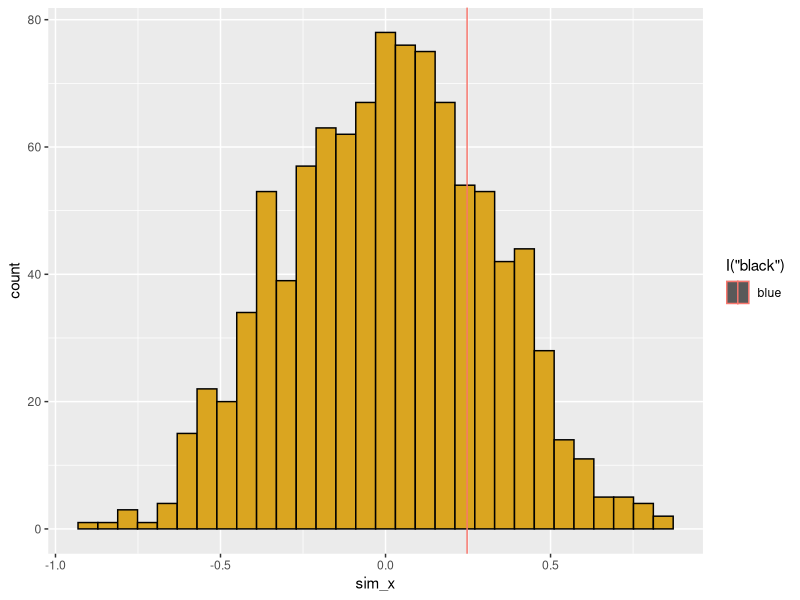

Write R code to recreate this figure.
# ------------------------------------------------------
# Randomization Tests
# 05 May 2021
# Sarah K. Morris
# ------------------------------------------------------
#
# statistical p is the probability of obtaining the observed
# results (or something more extreme) if the null hyp were true 
# p(data|H0)

# null hypothesis is hypothesis of 'no effect'
# variation is caused by measured error or other 
# unspecified (and less important) sources of variation

# two advantages of randomization tests
# relaxes assumptions of standard parametric tests 
# (normality, balanced sample sizes, common variance)
# & gives more intuitive understanding of statistical probability

# Steps in a randomization test---------------------------

# 1. Define a metric X as a single number 
# to represent pattern that we are interested in
# i.e. F stat in an ANOVA (or sum of squares metric)
# has to be a single number

# 2. Calculate X(obs)
# the metric for the empirical (=observed) data that we start with

# 3. randomize or reshuffle the data. Randomize in a way that would uncouple the association b/n observed data and their assignment to treatment groups. Ideally the randomization only effects the pattern of treatment effects in the data. Other aspects of the data (i.e. sample sizes) are preserved in the randomization. Simulate the null hypothesis

# 4. For this single randomization, calculate X(sim)
# if the null hyp is true, then X(sim) should be similar to X(obs)

# 5. Repeat steps (3) & (4) many times (typically n=1000). 
# This will let us visualize as a histogram the distribution of X(sim); distribution of X values when the null hypothesis is true

# 6. Estimate the tail probability of the observed metric (or something more extreme) given the null distribution (p(X(obs)|H0).

# Preliminaries -----------------------------------

library(ggplot2)
library(TeachingDemos)

# random number generator we've been using is pseudorandom
# algorithm that generates a sequence of numbers that appear as if they were random

set.seed(100) # will allow for same values - sets initial random values

# char2seed takes any character string and converts it to a seed
char2seed("espresso withdrawal")   

char2seed("espresso withdrawal", set=FALSE)
  
Sys.time()
as.numeric(Sys.time())  # time in seconds or milliseconds maybe
my_seed <- as.numeric(Sys.time())
set.seed(my_seed)  
  
char2seed("espresso withdrawal") 

# create treatment groups
trt_group <- c(rep("Control",4),rep("Treatment",5))
# always a good idea to keep sample sizes NOT symmetrical   
  
# create response variable
z <- c(runif(4) + 1, runif(5) + 10)

# combine vectors into a dataframe
df <- data.frame(trt=trt_group, res=z) 
print(df)

# look at means in the 2 groups
obs <- tapply(df$res, df$trt, mean)
# tapply takes 1) thing you want to look at, 2) groups, 3) command to run
print(obs)

# time to reshuffle the dataset
# create a simulated dataset
# set up a new dataframe
df_sim <- df
# sample function changes ordering position of values
df_sim$res <- sample(df_sim$res)
print(df_sim)
 
# look at mean in 2 groups of randomized data
sim <- tapply(df_sim$res, df_sim$trt, mean)
print(sim)

# build functions -----------------------------------

# ------------------------------------------------------
# FUNCTION read_data
# description: read in (or generate) data set for analysis  
# inputs: file name (or nothing)
# outputs: 3 column dataframe of observed data (ID,x,y)
########################################################
read_data <- function(z=NULL) {
  if(is.null(z)){
    x_obs <- 1:20
    y_obs <- x_obs + 10*rnorm(20)
    df <- data.frame(ID=seq_along(x_obs),x_obs, y_obs)}
  
  #df <- read.table(file=z, header=TRUE, stringsAsFactors = FALSE)
  return(df)
  
} # end of read_data
# ------------------------------------------------------
# read_data() # test function 

# ------------------------------------------------------
# FUNCTION get_metric
# description: calculate metric for randomization test
# inputs: 2 column dataframe for regression
# outputs: regression slope
########################################################
get_metric <- function(z=NULL) {
  if(is.null(z)){
    x_obs <- 1:20
    y_obs <- x_obs + 10*rnorm(20)
    z <- data.frame(ID=seq_along(x_obs),x_obs, y_obs)}
  
  . <- lm(z[,3]~z[,2])
  . <- summary(.)
  . <- .$coefficients[2,1]
  
  slope <- .
  return(slope)
  
} # end of get_metric
# ------------------------------------------------------
# get_metric() # test function

# ------------------------------------------------------
# FUNCTION shuffle_data
# description: randomize data for regression analysis
# inputs: 3-column data frame (ID,xVar,yVar)
# outputs: 3-column data frame (ID,xVar,yVar)
########################################################
shuffle_data <- function(z=NULL) {
  if(is.null(z)){
    x_obs <- 1:20
    y_obs <- x_obs + 10*rnorm(20)
    z <- data.frame(ID=seq_along(x_obs),x_obs, y_obs)}
  
  z[,3] <- sample(z[,3]) # reshuffle column
  
  return(z)
  
} # end of shuffle_data
# ------------------------------------------------------
# shuffle_data() # test function

# ------------------------------------------------------
# FUNCTION get_pval
# description: calculate p value from simulation
# inputs: list of observed metric, and vector of simulated metrics
# outputs: lower, upper tail probability values
########################################################
get_pval <- function(z=NULL) {
  if(is.null(z)){
    z <- list(rnorm(1),rnorm(1000)) }
  p_lower <- mean(z[[2]]<=z[[1]]) 
  # what proportion of 1000 cases in which simulated value is less than the observed value (lower tail probability)
  p_upper <- mean(z[[2]]>=z[[1]]) # double bracket pulls out item from list
  # what proportion of 1000 simulated slopes are greater than the observed slope 
  # z[1] = observed slope & z[2] = 1000 simulated slopes
  return(c(pL=p_lower,pU=p_upper)) # these have to sum to 1
  # we have values above and below; area under curve = 1
} # end of get_pval
# ------------------------------------------------------
#get_pval() # test function 

# ------------------------------------------------------
# FUNCTION plot_ran_test
# description: create ggplot of histogram of simulated values
# inputs: list of observed metric and vector of simulated metrics
# outputs: saved ggplot graph
########################################################
plot_ran_test <- function(z=NULL) {
  if(is.null(z)){
    z <- list (rnorm(1), rnorm(1000))}
  
  df <- data.frame(ID=seq_along(z[[2]]),sim_x=z[[2]])
  p1 <- ggplot(data=df, mapping=aes(x=sim_x))
  p1 + geom_histogram(mapping=aes(fill=I("goldenrod"), color=I("black")))+
    geom_vline(aes(xintercept=z[[1]],col="blue")) # vertical line for obs slope
  # tail probabilities are the left and right of the line
  # histogram is the distribution of 1000 simulated slopes
  
} # end of plot_ran_test
# ------------------------------------------------------
# plot_ran_test() # test function

########################################################################
#### PUTTING IT ALL TOGETHER ###########################################
########################################################################

n_sim <- 1000 # number of simulated data sets
x_sim <- rep(NA, n_sim) # set up empty vector for simulated slopes
df <- read_data() # get (fake) data
x_obs <- get_metric(df) # get slope of observed data

# seq_len looks for a single number to create sequence
for (i in seq_len(n_sim)) {
  x_sim[i] <- get_metric(shuffle_data(df)) # run simulation
}

slopes <- list(x_obs,x_sim) 
get_pval(slopes) 
# pL = .961
# pU = 0.039
# observed slope is larger than most of the simulated
plot_ran_test(slopes)
# blue line splits distribution into upper and lower tail
# observed slope is unusually large compared to simulated distribution

# 2 key questions in randomization:
# 1. what is the metric?
# 2. what is the method for shuffling data?



  
  
  
